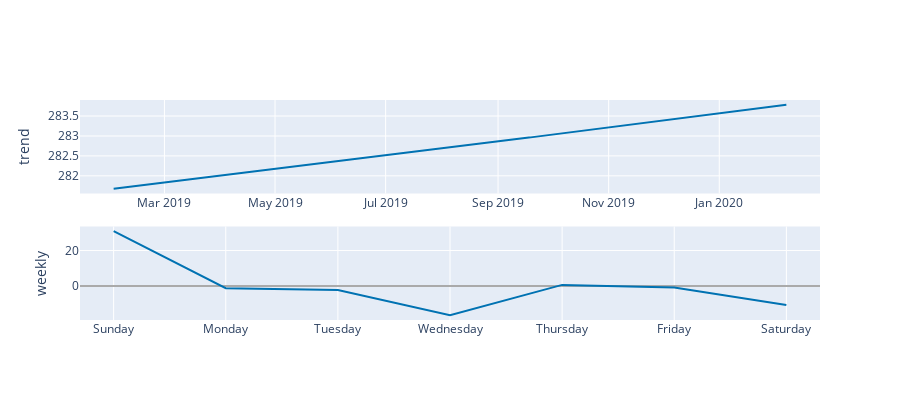

This figure's notebook cell:
### Code cell
plot_components_plotly(m, forecast)

### Figure 1 — Plotly figure (JSON) as saved in the notebook; plotly's stock layout.template omitted (floating-point values rounded to 4 significant figures; data arrays with more than 128 entries replaced by an {"elided": "..."} marker saying what was removed)
{"data": [{"line": {"color": "#0072B2", "width": 2}, "mode": "lines", "name": "trend", "type": "scatter", "x": {"elided": "372 str values"}, "xaxis": "x", "y": {"elided": "372 float values"}, "yaxis": "y"}, {"line": {"color": "rgba(0, 114, 178, 0.2)", "width": 0}, "mode": "lines", "name": "trend_upper", "type": "scatter", "x": {"elided": "372 str values"}, "xaxis": "x", "y": {"elided": "372 float values"}, "yaxis": "y"}, {"fill": "tonexty", "fillcolor": "rgba(0, 114, 178, 0.2)", "line": {"color": "rgba(0, 114, 178, 0.2)", "width": 0}, "mode": "lines", "name": "trend_lower", "type": "scatter", "x": {"elided": "372 str values"}, "xaxis": "x", "y": {"elided": "372 float values"}, "yaxis": "y"}, {"line": {"color": "#0072B2", "width": 2}, "mode": "lines", "name": "weekly", "type": "scatter", "x": ["2017-01-01T00:00:00", "2017-01-02T00:00:00", "2017-01-03T00:00:00", "2017-01-04T00:00:00", "2017-01-05T00:00:00", "2017-01-06T00:00:00", "2017-01-07T00:00:00"], "xaxis": "x2", "y": [30.89, -1.241, -2.221, -16.51, 0.6321, -0.8976, -10.66], "yaxis": "y2"}], "layout": {"height": 400, "showlegend": false, "width": 900, "xaxis": {"anchor": "y", "domain": [0, 1], "range": ["2019-01-13T10:48:00", "2020-02-25T13:12:00"], "type": "date"}, "xaxis2": {"anchor": "y2", "domain": [0, 1], "range": ["2016-12-31T16:48:00", "2017-01-07T07:12:00"], "tickformat": "%A", "type": "date"}, "yaxis": {"anchor": "x", "domain": [0.575, 1], "rangemode": "normal", "title": {"text": "trend"}, "zerolinecolor": "#AAA"}, "yaxis2": {"anchor": "x2", "domain": [0, 0.425], "title": {"text": "weekly"}, "zerolinecolor": "#AAA"}}}
